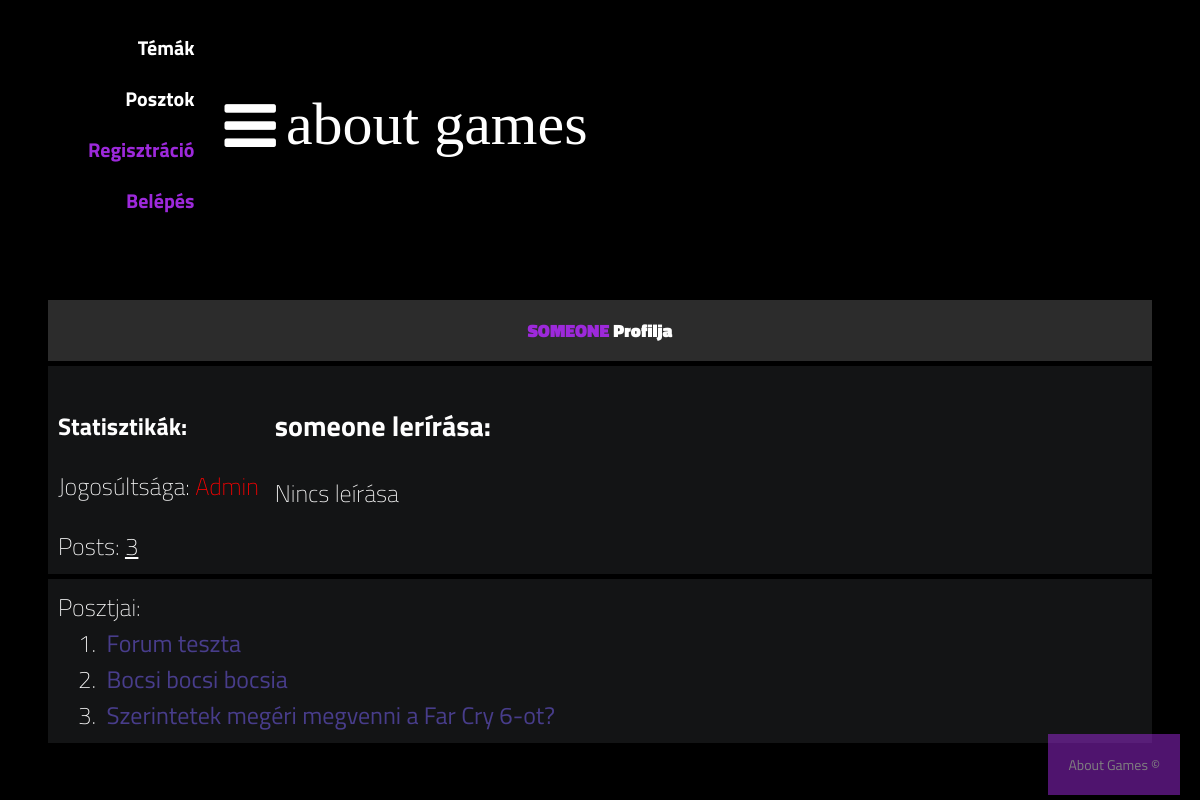
/Zarodolgozat_program/public/functions/user_show.php?user_id=10, run on the app's committed database.
### tables this page shows
CREATE TABLE `user` (
  `user_id` int(11) NOT NULL,
  `user_name` varchar(100) NOT NULL,
  `user_password` varchar(150) NOT NULL,
  `user_email` varchar(200) NOT NULL,
  `user_description` varchar(400) NOT NULL DEFAULT '',
  `removed` datetime DEFAULT NULL,
  `web_admin` int(11) NOT NULL
);

CREATE TABLE `forums` (
  `forum_id` int(11) NOT NULL,
  `topic_id` int(11) NOT NULL,
  `user_id` int(11) NOT NULL,
  `posts` varchar(500) NOT NULL,
  `create_time` datetime DEFAULT NULL,
  `removed_post` datetime DEFAULT NULL
);

### Zarodolgozat_program/public/functions/user_show.php (the view)
<?php require_once "../pdo.php";
include "../layout/header.php";
$stmt_user = $db->prepare("SELECT * FROM user WHERE user_id = :id");
$stmt_user->bindValue(':id', $_GET['user_id']);
$stmt_user->execute();
$user = $stmt_user->fetch();
$stmt_userPosts = $db->prepare("SELECT * FROM forums WHERE user_id = :id");
$stmt_userPosts->bindValue(':id', $_GET['user_id']);
$stmt_userPosts->execute();
$userPosts = $stmt_userPosts->fetchAll();
$stmtallposts = $db->prepare("SELECT COUNT(posts) FROM forums WHERE user_id = :id");
$stmtallposts->bindValue(':id', $_GET['user_id']);
$stmtallposts->execute();
$ossz = $stmtallposts->fetch();
?>
    </header>
    <div class="container">
        <div class="navigate">
            <div class="topic-container">
                <div class="head">
                    <div class="authors">
                        <h1 style="font-size: large; text-align: center; "><span style="color: #9d29db; text-transform: uppercase"><?= $user['user_name']?></span> Profilja</h1>
                    </div>
                </div>
                <div class="body">
                    <div class="authors">
                        <h4 style="margin-bottom: 0">Statisztikák:</h4>
                        <p>Jogosúltsága: <?php if ($user['web_admin'] == 1): echo "<span style='color: gray'>Felhasználó</span>"?><?php else: echo "<span style='color: red'>Admin</span>"?><?php endif;?></p>
                        <p style="margin-bottom: 0">Posts: <u><?= $ossz[0] ?></u></p>
                    </div>
                    <div class="content">
                        <h3><?= $user['user_name'] ?> lerírása:</h3><p> <?php if (isset($user['user_description']) && $user['user_description'] != "") : echo $user['user_description'] ?><?php else: echo "Nincs leírása" ?> <?php endif; ?></p>
                    </div>
                </div>
                <div class="body">
                    <div class="content">
                        <div class="table-head">
                        Posztjai:
                        </div>
                        <?php $sorszam = 1 ?>
                        <?php foreach ($userPosts as $posts): ?>
                            <div class="table-row" style="margin-left: 20px">
                                <?php if (isset($posts['posts'])) : echo $sorszam . ".&nbsp;&nbsp;" . "<a href='defined_post.php?post=" . $posts['forum_id'] .  "' style='color: darkslateblue'>" . $posts['posts'] ."</a>"; $sorszam += 1?><?php else: echo "Jelenleg nincs a felhasználónak posztja" ?> <?php endif; ?>
                            </div>
                        <?php endforeach;?>
                    </div>
                </div>
            </div>
        </div>
    </div>
<?php include "../layout/footer.php";

### Zarodolgozat_program/public/css/styles.css (style rules this page uses)
* { box-sizing: border-box; }
html { font-size: 14px; font-family: 'Titillium Web', sans-serif; background-color:rgb(0,0,0); color:#FEFEFE; }
a { color:#9d29db; font-weight: bolder; text-decoration: none; }
h1 { font-size:16px; font-weight: bolder; }
.container { margin: 20px; padding: 20px; }
.table-head { display: flex; }
.table-row { display: flex; }
.navigate { margin-block: 20px; font-weight: lighter; font-size: 24px; }
.navigate a { color: #fff; }
.head { display: flex; background-color: #2C2C2C; padding: 5px; font-weight: bold; font-size: 15px; }
.authors { flex: 20%; }
.content { flex: 80%; }
.body { display: flex; background-color: #131415; padding: 10px; margin-top: 5px; }

### data on the page
user: user_name "SOMEONE", user_name "someone"
forums: posts "Forum teszta"
forums: posts "Bocsi bocsi bocsia"
forums: posts "Szerintetek megéri megvenni a Far Cry 6-ot?"

### other printed values
$ossz[0] "3"
